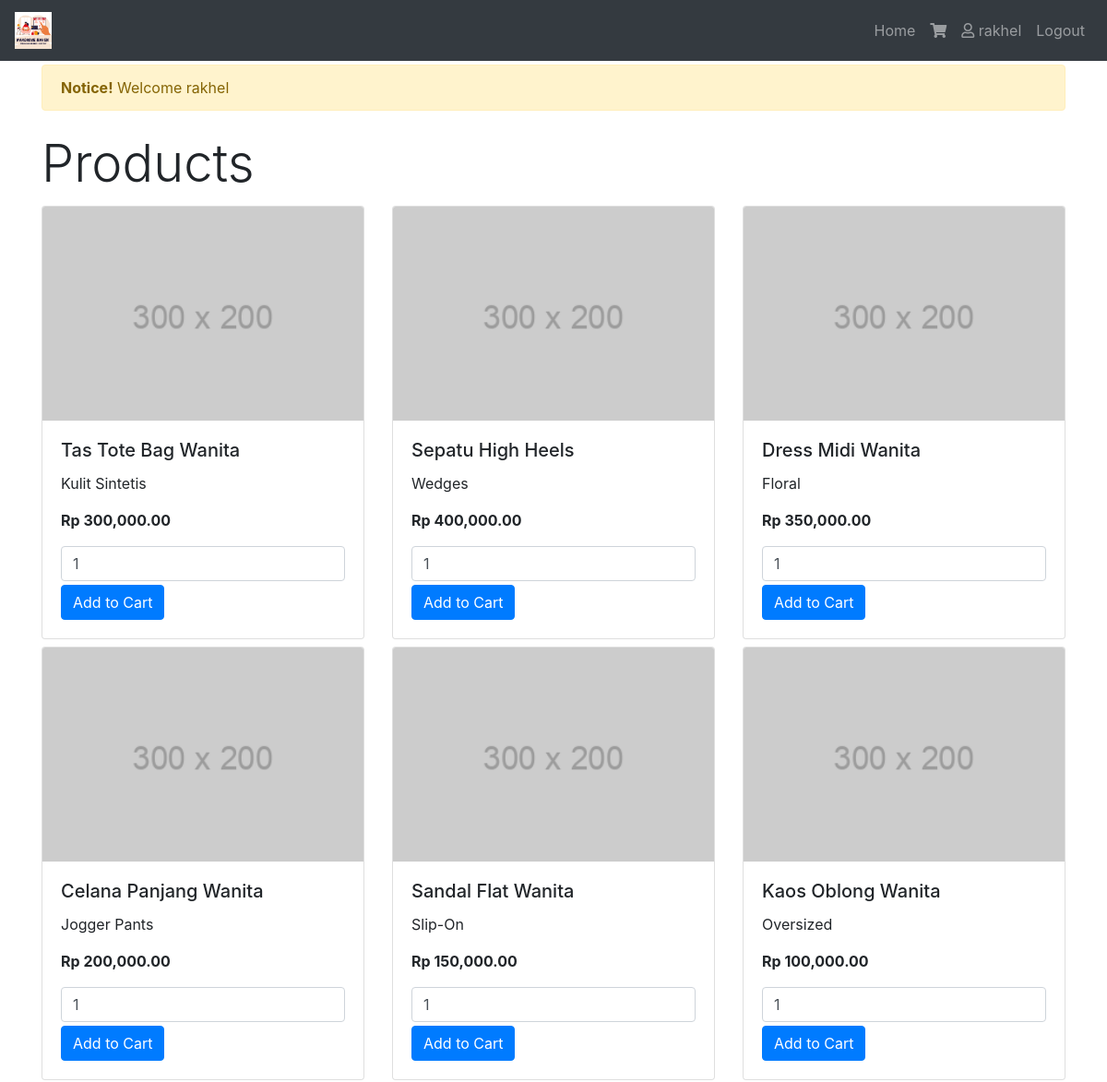
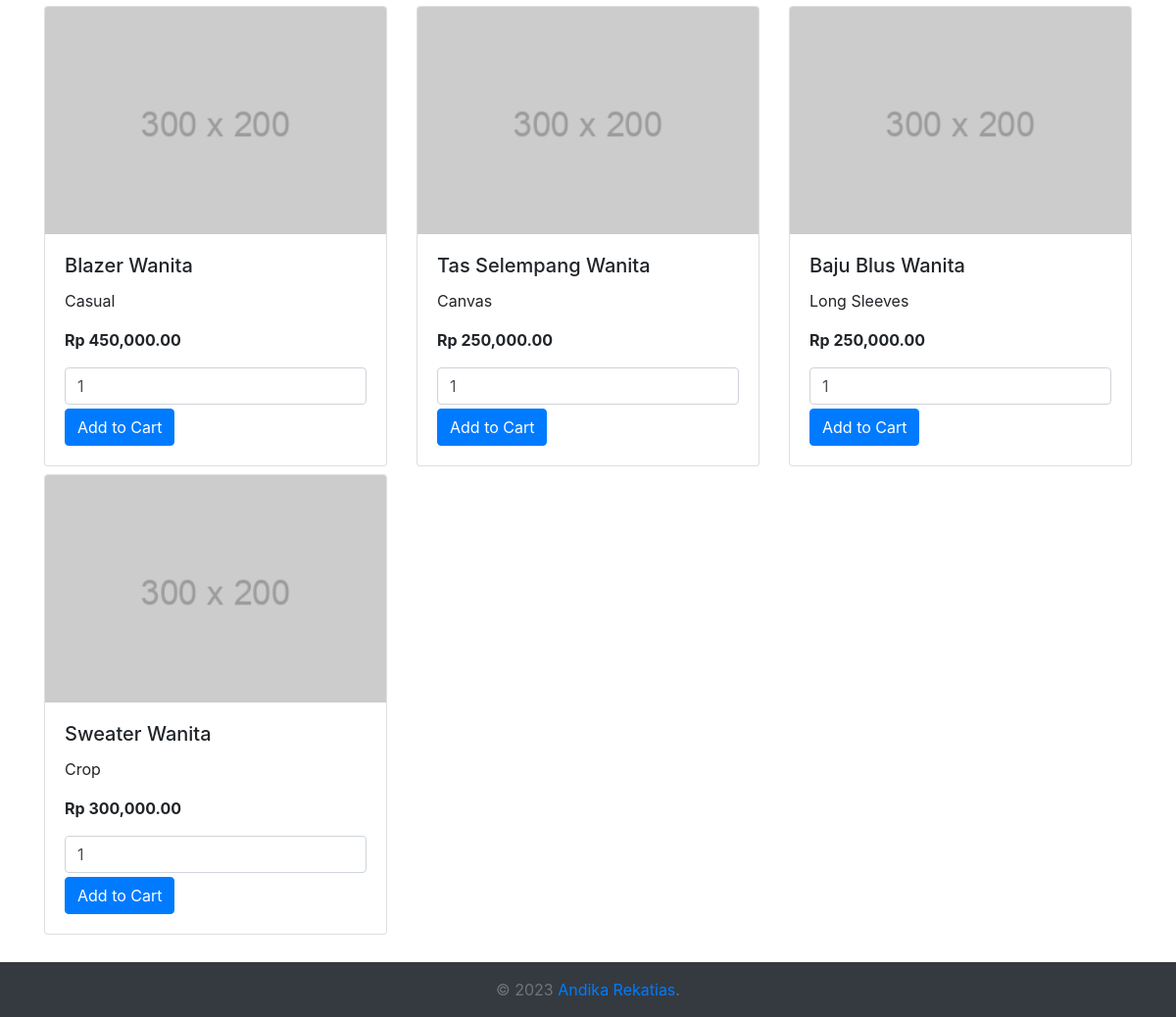
The app's page / (signed in) with its own data (2 pictures, top to bottom).
### tables this page shows
CREATE TABLE `item` (
  `id_i` int(11) NOT NULL,
  `id_u` int(11) NOT NULL,
  `i_name` varchar(50) NOT NULL,
  `type` varchar(30) NOT NULL,
  `image` varchar(100) NOT NULL,
  `price` decimal(10,2) NOT NULL
);

### app/koneksi.php (called while the page is built, shortened)
<?php
    class Koneksi {
        function __construct()
        {
            $this->kon = mysqli_connect("localhost", "root", "") or die("Couldn't connect to MySQL server");
            $this->baseUrl = "http://" . $_SERVER['SERVER_NAME'] . "/task2/";
            $this->prosesUrl = $this->baseUrl . "proses/";
        }
    }
?>

### inc/auth.php (called while the page is built, shortened)
<?php
require_once('app/koneksi.php');
require_once('app/item.php');
$item = new Item();
?>

### app/item.php (the view, shortened to what this page needs)
<?php
require_once('koneksi.php');
class Item{
    public $baseUrl;
    public $prosesUrl;
    public $pi;
    public function __construct(){
        $kon = new Koneksi();
        $this->koneksi = $kon->kon;
        $this->baseUrl = $kon->baseUrl;
        $this->prosesUrl = $kon->prosesUrl;
        $this->pi = mysqli_query($this->koneksi, "SELECT * FROM item");
    }
    public function showItem(){
        while ($result = mysqli_fetch_array($this->pi)) {
            $this->i_name = $result['i_name'];
            $this->type = $result['type'];
            $this->image = $result['image'];
            $this->price = $result['price'];
            echo "<div class='col-md-4 my-1'>";
            echo "<div class='card'>";
			echo "<img class='card-img-top' src='" . $this->baseUrl . "assets/img/".$this->image."' alt='Product Image'>";
			echo "<div class='card-body'>";
			echo "<h5 class='card-title'>". $this->i_name ."</h5>";
			echo "<p class='card-text'>". $this->type ."</p>";
			echo "<p class='card-text font-weight-bold'>Rp ". number_format($this->price,2) ."</p>";
            echo "<form method='post' action='" . $this->prosesUrl . "add_to_cart.php'>";
            echo "<input type='number' name='quantity' min='1' value='1' class='form-control my-1'>";
            echo "<button name='submit' type='submit' class='btn btn-primary'>Add to Cart</button>";
            echo "</form>";
			echo "</div>";
			echo "</div>";
			echo "</div>";
        }
    }
}
?>

### records on screen
item: image (picture), i_name "Tas Tote Bag Wanita", type "Kulit Sintetis", price "300,000.00"
item: image (picture), i_name "Sepatu High Heels", type "Wedges", price "400,000.00"
item: image (picture), i_name "Dress Midi Wanita", type "Floral", price "350,000.00"
item: image (picture), i_name "Celana Panjang Wanita", type "Jogger Pants", price "200,000.00"
item: image (picture), i_name "Sandal Flat Wanita", type "Slip-On", price "150,000.00"
item: image (picture), i_name "Kaos Oblong Wanita", type "Oversized", price "100,000.00"
item: image (picture), i_name "Blazer Wanita", type "Casual", price "450,000.00"
item: image (picture), i_name "Tas Selempang Wanita", type "Canvas", price "250,000.00"
item: image (picture), i_name "Baju Blus Wanita", type "Long Sleeves", price "250,000.00"
item: image (picture), i_name "Sweater Wanita", type "Crop", price "300,000.00"

### other values on screen
$_SESSION['username'] "rakhel"
$msg "Welcome rakhel"
